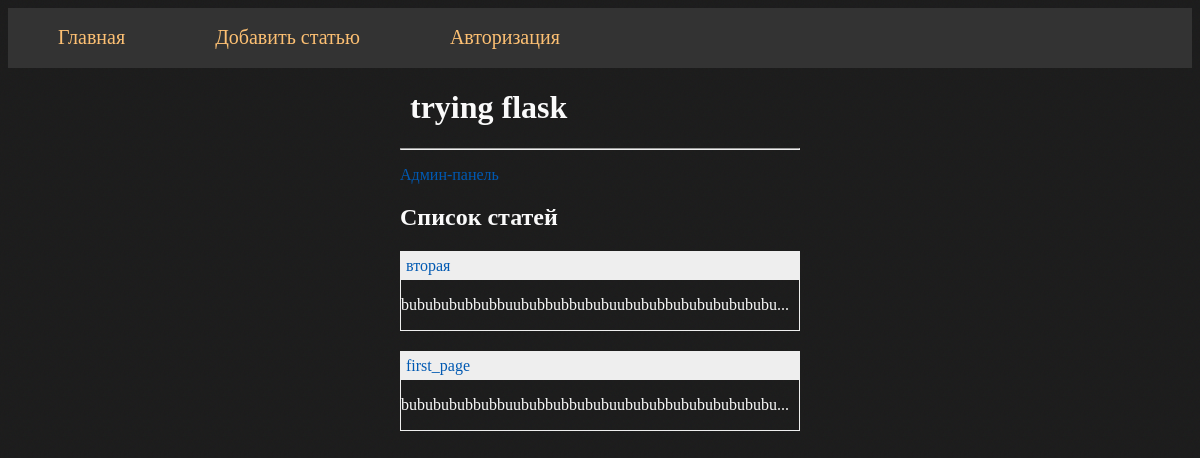
The page / on the database its author committed.
### tables this page shows
CREATE TABLE mainmenu (
id integer PRIMARY KEY AUTOINCREMENT,
title text NOT NULL,
url text NOT NULL
);

CREATE TABLE posts (
id integer PRIMARY KEY AUTOINCREMENT,
title text NOT NULL,
text text NOT NULL,
url text NOT NULL,
time integer NOT NULL
);

### fl_2.py (the view)
@app.route("/")
def index():
    return render_template('index.html', menu=dbase.getMenu(), posts=dbase.getPostsAnonce())

### FDatabase.py (called while the page is built)
    def getMenu(self):
        sql = '''SELECT * FROM mainmenu'''
        try:
            self.__cur.execute(sql)
            res = self.__cur.fetchall()
            if res:
                return res
        except Exception:
            print('Error reading from db')
        return []

    def getPostsAnonce(self):
        try:
            self.__cur.execute(f"SELECT id, title, text, url FROM posts ORDER BY time DESC")
            res = self.__cur.fetchall()
            if res:
                return res
        except sqlite3.Error as e:
            print("Ошибка получения статьи " + str(e))
        return []

### fl_2.py (called while the page is built)
def connect_db():
    conn = sqlite3.connect(app.config['DATABASE'])
    conn.row_factory = sqlite3.Row
    return conn

def get_db():
    if not hasattr(g, 'link.db'):
        g.link_db = connect_db()
    return g.link_db

@app.before_request
def before_request():
    global dbase
    db = get_db()
    dbase = FDatabase(db)

### templates/index.html
{% extends 'base.html' %}
{% block content %}
    {{ super() }}
    <hr>
    <p><a href="{{ url_for('admin.index') }}">Админ-панель</a></p>
        <h2>Список статей</h2>
        <ul class="list-posts">
            {% for p in posts %}
                <li>
                    <p class="title"><a href="{{ url_for('showPost', alias=p.url) }}">{{ p.title }}</a></p>
                    <p class="annonce">{{ p.text[:50] | striptags }}...</p>
                </li>
            {% endfor %}
        </ul>
{% endblock %}

### templates/base.html (shortened to what this page needs)
<!DOCTYPE html>
<html lang="en">
<head>
    <link type="text/css" href="{{ url_for('static', filename='style.css')}}" rel="stylesheet" />
</head>
<body>
    {% block content -%}
    {%- block mainmenu -%}
    <ul class="mainmenu">
        {% for m in menu %}
            <li><a href="{{m.url}}">{{m.title}}</a></li>
        {% endfor %}
    </ul>
    {% endblock mainmenu -%}
    <div class="block">
        <div class="content">
            {% if title -%}
                <h1>{{title}}</h1>
            {% else -%}
                <h1>trying flask</h1>
            {% endif -%}
        </div>
    {% endblock -%}
    </div>
</body>
</html>

### static/style.css (style rules this page uses)
body { background-image: url(bg.jpg); background-size: 40px; color: #fafafa; overflow-x: hidden; }
.block { width: 400px; margin: auto; }
a { color: #0059b2; text-decoration: none; }
ul.mainmenu { list-style: none; background: #333; height: 60px; margin: 0; padding: 0; color: #fdc073; font-size: 20px; overflow: hidden; }
ul.mainmenu li { float: left; margin: 18px 40px 0 50px; }
ul.mainmenu li a { color: #fdc073; text-decoration: none; }
div.content { margin: 10px }
ul.list-posts { list-style: none; margin: 0; padding: 0; max-width: 600px; }
ul.list-posts li { margin: 20px 0 0 0; border: 1px solid #eee; }
ul.list-posts .title { margin: 0; padding: 5px; background: #eee; }

### rows shown on the page
mainmenu: title "Главная"
mainmenu: title "Добавить статью"
mainmenu: title "Авторизация"
posts: title "вторая", text "bububububbubbuububbubbububuubububbububububububu"
posts: title "first_page", text "bububububbubbuububbubbububuubububbububububububu"
